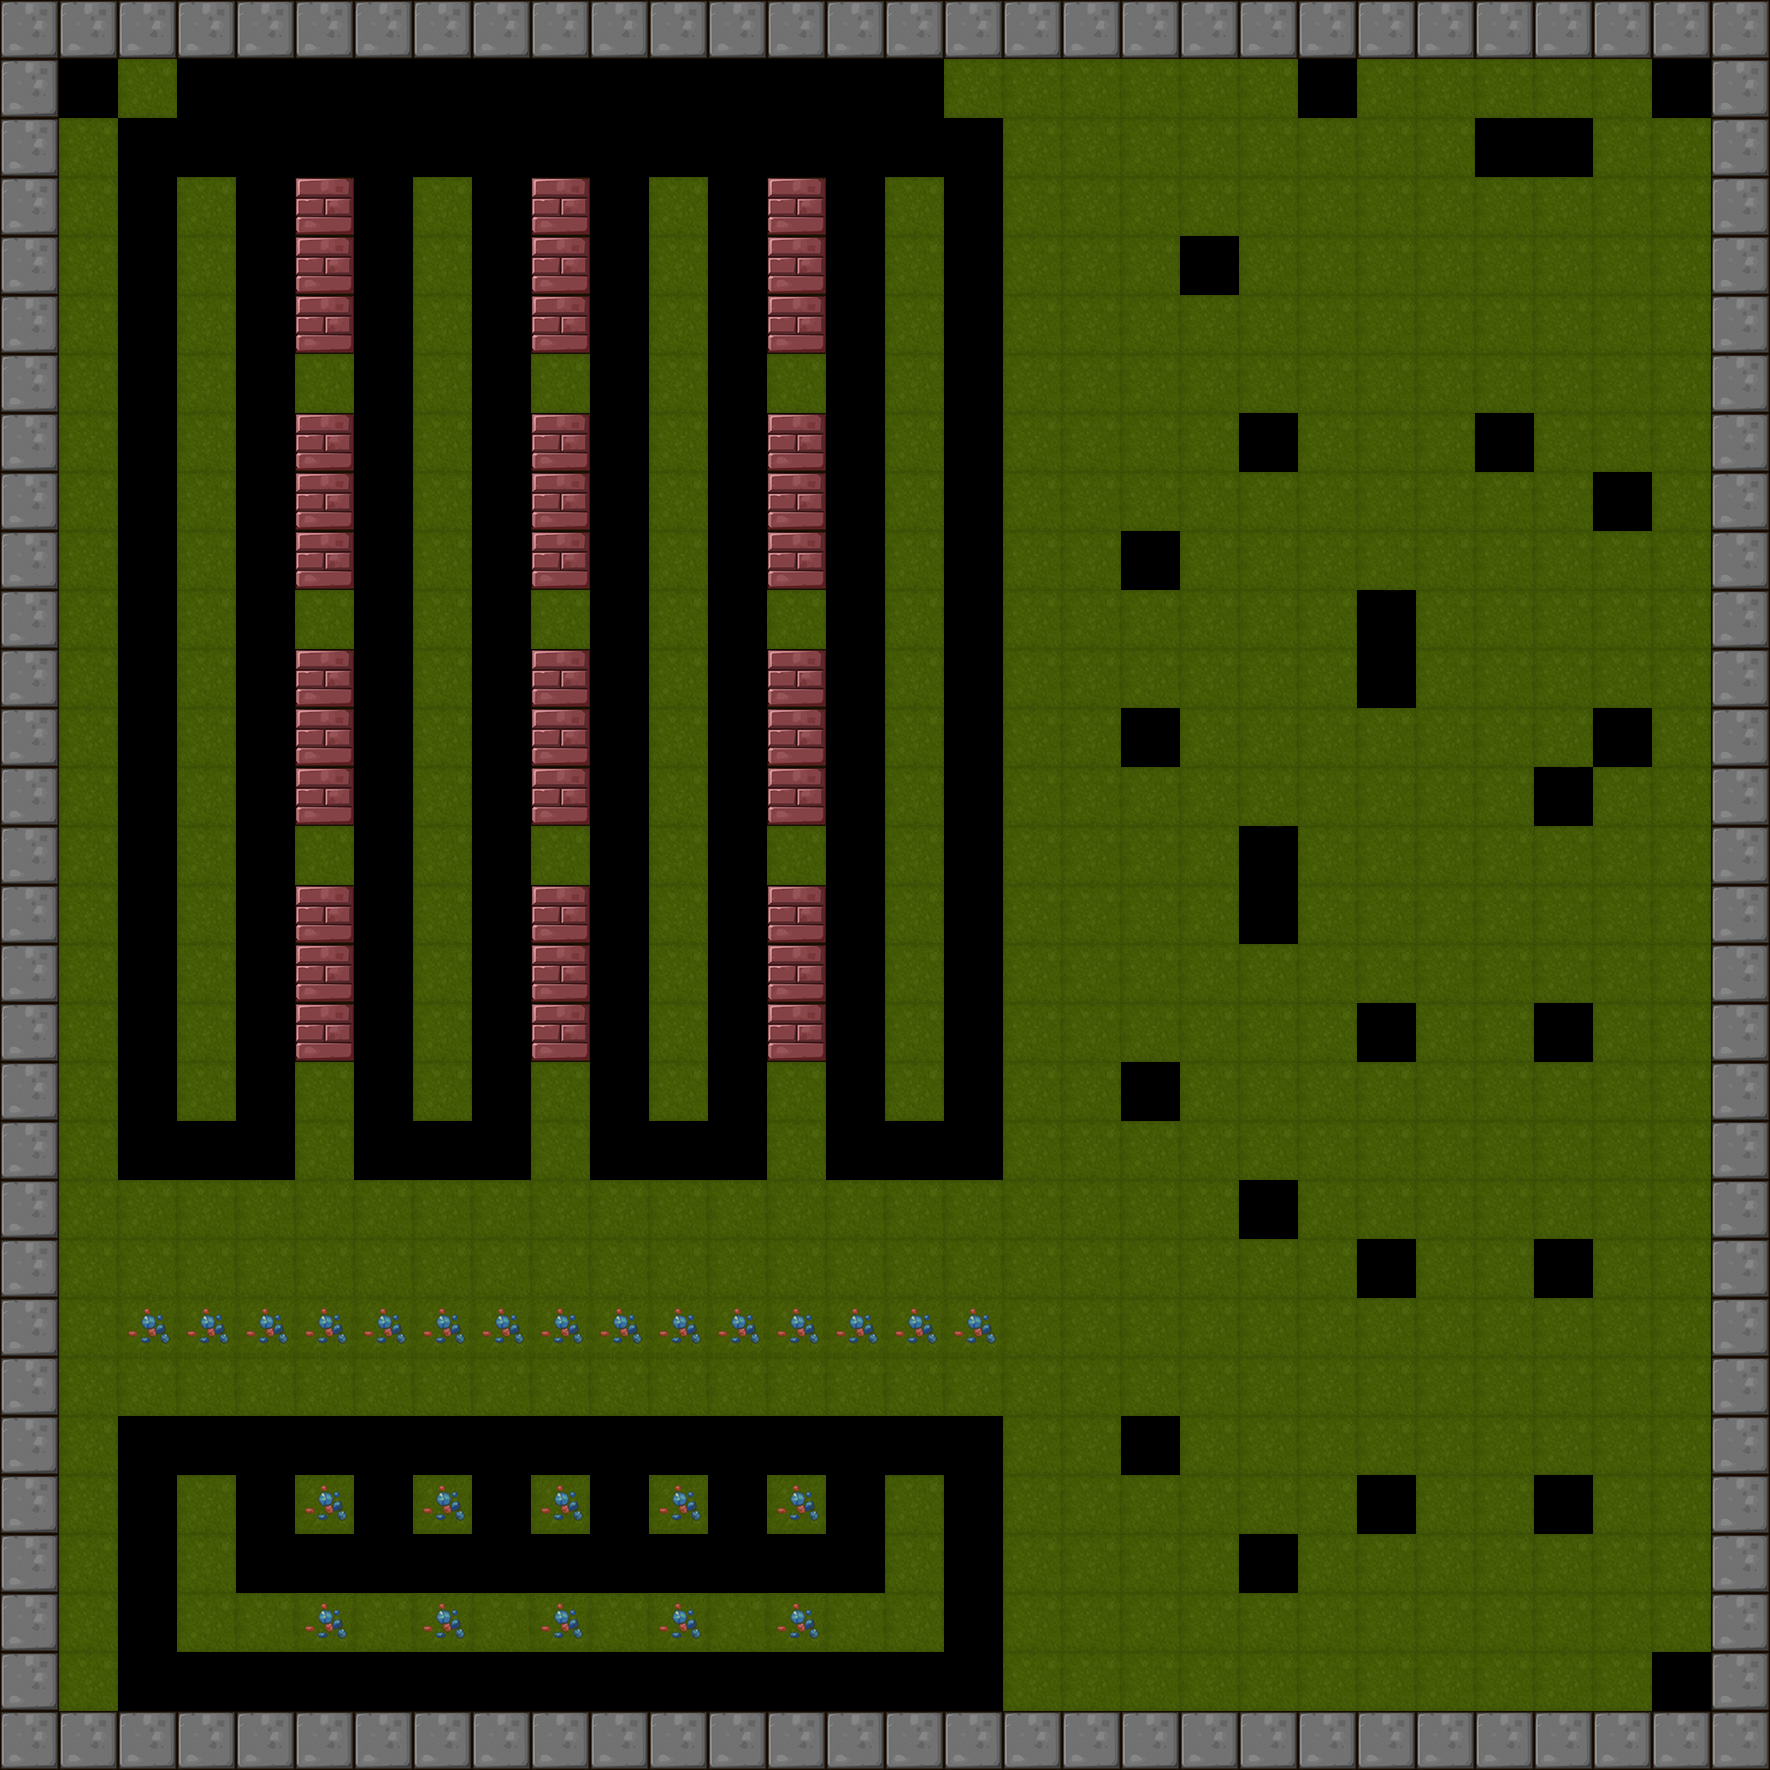

This game map was drawn from its Tiled (.tmx) file and the tilesets committed beside it. A one-line description and the trimmed map source follow:
An orthogonal 30x30 tile map with 59x59 px tiles, 1 tile layer (BackGround) and 26 objects (20x Shipper, 5x Hammer, Player).

<map version="1.0" orientation="orthogonal" renderorder="right-down" width="30" height="30" tilewidth="59" tileheight="59">
 <tileset firstgid="1" name="itemmap" tilewidth="59" tileheight="59">
  <image source="tileset2.png" trans="ff00ff" width="354" height="354" />
 </tileset>
 <layer name="BackGround" width="30" height="30">
  <data>[900 cells, 695 non-empty, 13 distinct tile ids]</data>
 </layer>
 <objectgroup name="RobotCharacter">
  <object name="Player" x="70" y="70" width="40" height="40" />
 </objectgroup>
 <objectgroup name="EnemyCharacter">
  <object name="Shipper" type="Shipper" x="244.359" y="414.71" width="40" height="40" />
  <object name="Shipper" type="Shipper" x="245.75" y="536.554" width="40" height="40" />
  <object name="Shipper" type="Shipper" x="244.147" y="774.284" width="40" height="40" />
  <object name="Shipper" type="Shipper" x="241.506" y="655.594" width="40" height="40" />
  <object name="Hammer" type="Hammer" x="221.998" y="1648.19" width="40" height="40" />
  <object name="Hammer" type="Hammer" x="481.313" y="1660.29" width="40" height="40" />
  <object name="Hammer" type="Hammer" x="546.498" y="1426.94" width="40" height="40" />
  <object name="Hammer" type="Hammer" x="915.248" y="1648.19" width="40" height="40" />
  <object name="Hammer" type="Hammer" x="777.319" y="1424.42" width="40" height="40" />
  <object name="Shipper" type="Shipper" x="125.408" y="541.127" width="40" height="40" />
  <object name="Shipper" type="Shipper" x="123.805" y="778.857" width="40" height="40" />
  <object name="Shipper" type="Shipper" x="121.164" y="660.167" width="40" height="40" />
  <object name="Shipper" type="Shipper" x="124.017" y="419.283" width="40" height="40" />
  <object name="Shipper" type="Shipper" x="479.002" y="543.439" width="40" height="40" />
  <object name="Shipper" type="Shipper" x="477.399" y="781.169" width="40" height="40" />
  <object name="Shipper" type="Shipper" x="474.758" y="662.479" width="40" height="40" />
  <object name="Shipper" type="Shipper" x="477.611" y="421.595" width="40" height="40" />
  <object name="Shipper" type="Shipper" x="717.042" y="543.439" width="40" height="40" />
  <object name="Shipper" type="Shipper" x="715.439" y="781.169" width="40" height="40" />
  <object name="Shipper" type="Shipper" x="712.798" y="662.479" width="40" height="40" />
  <object name="Shipper" type="Shipper" x="715.651" y="421.595" width="40" height="40" />
  <object name="Shipper" type="Shipper" x="955.082" y="546.046" width="40" height="40" />
  <object name="Shipper" type="Shipper" x="953.479" y="783.776" width="40" height="40" />
  <object name="Shipper" type="Shipper" x="953.691" y="424.202" width="40" height="40" />
  <object name="Shipper" type="Shipper" x="950.838" y="665.086" width="40" height="40" />
 </objectgroup>
</map>
